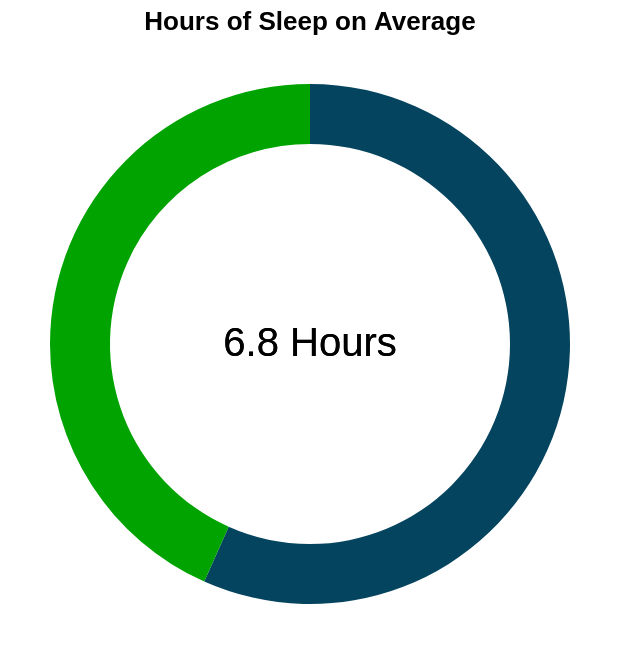

Vega-Lite specification stored for this chart:
### Vega-Lite specification from a JSON file in a GitHub repository (floating-point values rounded to 4 significant figures)
{"$schema": "https://vega.github.io/schema/vega-lite/v5.json", "description": "Hours of Sleep on Average", "title": "Hours of Sleep on Average", "width": 300, "height": 300, "layer": [{"mark": {"type": "arc", "innerRadius": 100, "outerRadius": 130}, "encoding": {"theta": {"field": "value", "type": "quantitative"}, "color": {"field": "category", "type": "nominal", "legend": null, "scale": {"range": {"field": "color"}}}, "order": {"field": "value", "type": "quantitative", "sort": "descending"}, "tooltip": [{"field": "value", "type": "quantitative", "title": "Hours"}]}}, {"mark": {"type": "text", "fontSize": 20}, "encoding": {"text": {"value": "6.8 Hours"}}}], "data": {"values": [{"category": "Average Sleep", "value": 6.8, "color": "#05445E"}, {"category": "Rest of the Day", "value": 5.2, "color": "#00A300"}]}}
